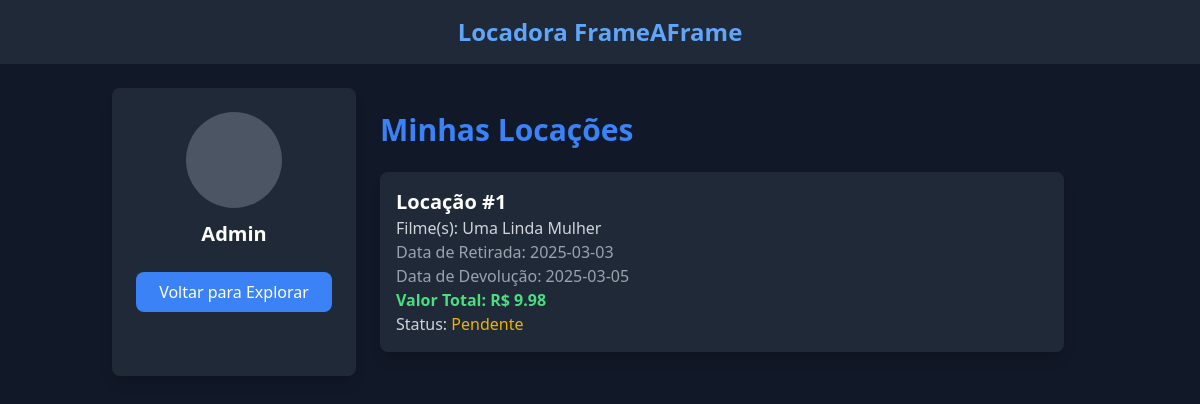
/minhas_locacoes (signed in), run on an earlier commit of the app's database.
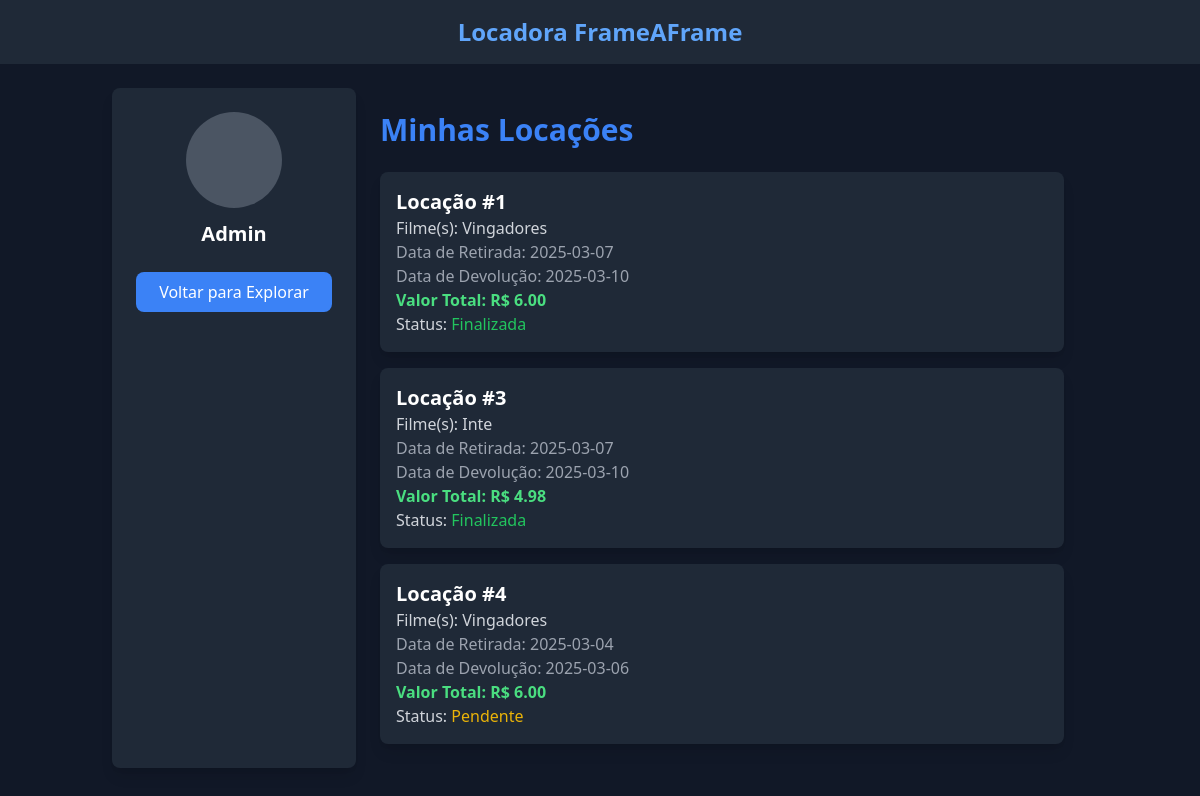
And on a later commit of the database.
### app/models.py (models this page shows, shortened)
class Locacao(db.Model):
    id = db.Column(db.Integer, primary_key=True)
    cliente_id = db.Column(db.Integer, db.ForeignKey(
        "cliente.id"), nullable=False)
    filme_id = db.Column(db.Integer, db.ForeignKey("filme.id"), nullable=False)
    data_locacao = db.Column(db.Date, nullable=False)
    data_devolucao_prevista = db.Column(db.Date, nullable=False)
    data_devolucao_real = db.Column(db.Date, nullable=True)
    valor_total = db.Column(db.Float, nullable=False)
    multa = db.Column(db.Float, default=0.0)
    forma_pagamento = db.Column(db.String(50), nullable=False)
    retirada_feita = db.Column(db.Boolean, default=False)
    preco_diario = db.Column(db.Float, nullable=False)
    finalizada = db.Column(db.Boolean, default=False)
    filme = db.relationship("Filme", backref="locacoes")

### app/routes/minhas_locacoes.py (the view)
@minhas_locacoes_bp.route("/minhas_locacoes")
@login_required
def visualizar_locações():
    locacoes = Locacao.query.filter_by(cliente_id=current_user.id).all()
    locacoes_formatadas = []
    for locacao in locacoes:
        filmes = Filme.query.filter(Filme.id == locacao.filme_id).all()
        locacoes_formatadas.append({
            "id": locacao.id,
            "filmes": [filme.titulo for filme in filmes],
            "data_locacao": locacao.data_locacao,
            "data_devolucao_prevista": locacao.data_devolucao_prevista,
            "valor_total": locacao.valor_total,
            "finalizada": locacao.finalizada
        })
    return render_template("minhas_locacoes.html", locacoes=locacoes_formatadas)

### app/__init__.py (called while the page is built)
@login_manager.user_loader
def load_user(user_id):
    from app.models import Usuario
    return Usuario.query.get(int(user_id))

### app/templates/minhas_locacoes.html (shortened to what this page needs)
{% extends "base.html" %}
{% block content %}
<div class="flex">
    <div class="w-1/4 bg-gray-800 p-6 rounded-lg shadow-lg h-auto text-center">
        <div class="w-24 h-24 bg-gray-600 rounded-full mx-auto"></div>
        <h2 class="text-xl font-semibold text-white mt-3">{{ current_user.nome }}</h2>
        <div class="mt-6 space-y-4">
            <a href="{{ url_for('explorar.explorar_filmes') }}"
                class="block bg-blue-500 text-white px-4 py-2 rounded-lg hover:bg-blue-600">
                Voltar para Explorar
            </a>
        </div>
    </div>
    <div class="w-3/4 p-6">
        <h1 class="text-3xl font-bold text-blue-500">Minhas Locações</h1>
        {% if locacoes %}
        <div class="mt-6 space-y-4">
            {% for locacao in locacoes %}
            <div class="bg-gray-800 p-4 rounded-lg shadow-lg">
                <h2 class="text-xl font-semibold text-white">Locação #{{ locacao.id }}</h2>
                <p class="text-gray-300">Filme(s): {{ locacao.filmes | join(', ') }}</p>
                <p class="text-gray-400">Data de Retirada: {{ locacao.data_locacao }}</p>
                <p class="text-gray-400">Data de Devolução: {{ locacao.data_devolucao_prevista }}</p>
                <p class="text-green-400 font-bold">Valor Total: R$ {{ '%.2f' % locacao.valor_total }}</p>
                <p class="text-gray-300">
                    Status:
                    {% if locacao.finalizada %}
                    <span class="text-green-500">Finalizada</span>
                    {% else %}
                    <span class="text-yellow-500">Pendente</span>
                    {% endif %}
                </p>
            </div>
            {% endfor %}
        </div>
        {% else %}
        <p class="text-gray-400 mt-6">Você ainda não realizou nenhuma locação.</p>
        {% endif %}
    </div>
</div>
{% endblock %}

What changed in the data, as far as the page shows it:
removed Locacao: id "1", filmes "Uma Linda Mulher", data_locacao "2025-03-03", data_devolucao_prevista "2025-03-05", valor_total "9.98", shows "Pendente"
added Locacao: id "1", filmes "Vingadores", data_locacao "2025-03-07", data_devolucao_prevista "2025-03-10", valor_total "6.00", shows "Finalizada"
added Locacao: id "3", filmes "Inte", data_locacao "2025-03-07", data_devolucao_prevista "2025-03-10", valor_total "4.98", shows "Finalizada"
added Locacao: id "4", filmes "Vingadores", data_locacao "2025-03-04", data_devolucao_prevista "2025-03-06", valor_total "6.00", shows "Pendente"
